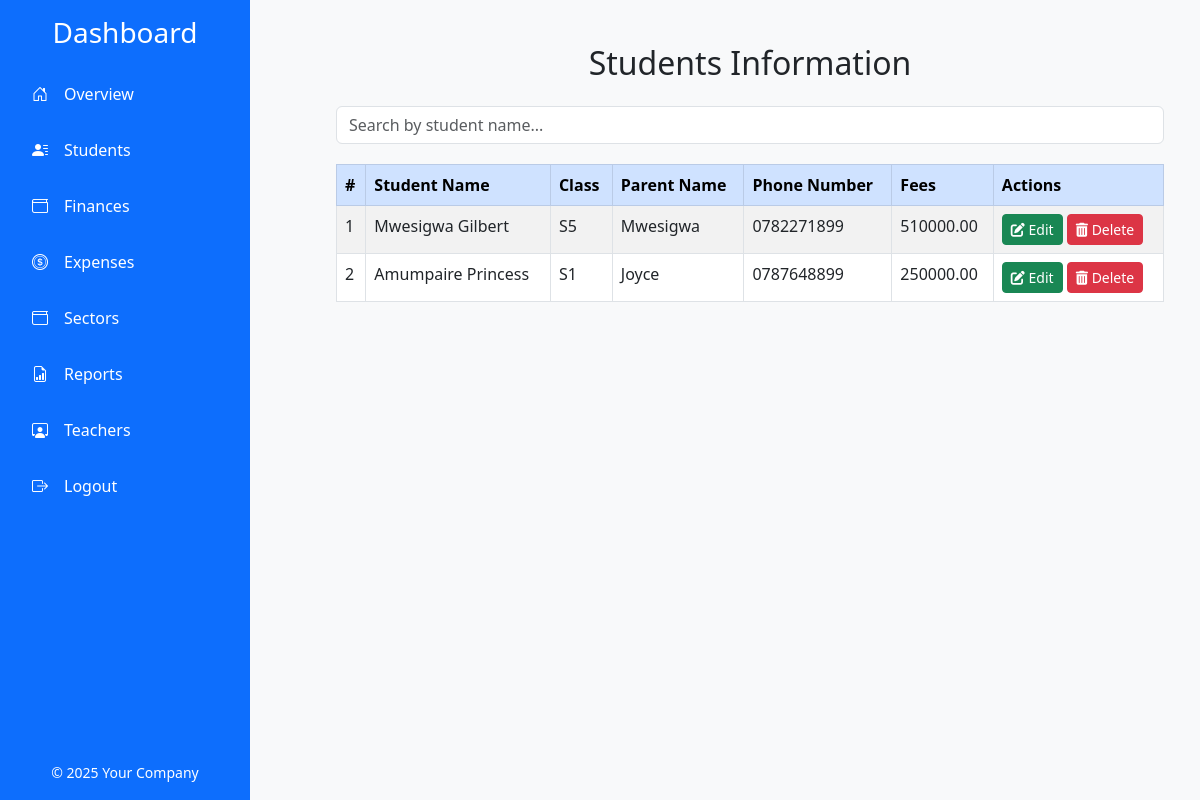
Screenshot of /student_information.php with the database file from the repository.
### tables this page shows
CREATE TABLE `students` (
  `id` int(11) NOT NULL,
  `name` varchar(255) NOT NULL,
  `class` varchar(10) NOT NULL,
  `fees` decimal(10,2) NOT NULL,
  `parent_name` varchar(255) NOT NULL,
  `parent_phone` varchar(20) NOT NULL,
  `dob` date NOT NULL,
  `residence` varchar(255) NOT NULL,
  `village` varchar(255) NOT NULL
);

### student_information.php (the view, shortened to what this page needs)
<?php
include('config.php');
$students = mysqli_query($conn, "SELECT * FROM students");
?>
<!DOCTYPE html>
<html lang="en">
<head>
    <link href="https://cdn.jsdelivr.net/npm/bootstrap@5.3.0-alpha1/dist/css/bootstrap.min.css" rel="stylesheet">
    <link href="https://cdnjs.cloudflare.com/ajax/libs/font-awesome/6.0.0-beta3/css/all.min.css" rel="stylesheet">
       <link href="https://cdn.jsdelivr.net/npm/bootstrap-icons/font/bootstrap-icons.css" rel="stylesheet">
</head>
<body class="d-flex">
    <div class="col-3 p-0">
        <?php include('includes/navigation.php'); ?>
    </div>
    <div class="col-9 p-4">
            <div class="container">
                <h2 class="text-center mb-4">Students Information</h2>
                <div class="search-bar">
                    <input type="text" id="searchInput" class="form-control" placeholder="Search by student name...">
                </div>
                <table class="table table-hover table-bordered table-striped" id="studentsTable">
                    <thead class="table-primary">
                        <tr>
                            <th>#</th>
                            <th>Student Name</th>
                            <th>Class</th>
                            <th>Parent Name</th>
                            <th>Phone Number</th>
                            <th>Fees</th>
                            <th>Actions</th>
                        </tr>
                    </thead>
                    <tbody>
                        <?php $i = 1; while ($row = mysqli_fetch_assoc($students)): ?>
                        <tr>
                            <td><?= $i++; ?></td>
                            <td><?= htmlspecialchars($row['name']); ?></td>
                            <td><?= htmlspecialchars($row['class']); ?></td>
                            <td><?= htmlspecialchars($row['parent_name']); ?></td>
                            <td><?= htmlspecialchars($row['parent_phone']); ?></td>
                            <td><?= htmlspecialchars($row['fees']); ?></td>
                            <td>
                                <button class="btn btn-success btn-sm editBtn"
                                    data-id="<?= $row['id']; ?>"
                                    data-name="<?= htmlspecialchars($row['name']); ?>"
                                    data-class="<?= htmlspecialchars($row['class']); ?>"
                                    data-parent="<?= htmlspecialchars($row['parent_name']); ?>"
                                    data-phone="<?= htmlspecialchars($row['parent_phone']); ?>"
                                    data-fees="<?= htmlspecialchars($row['fees']); ?>">
                                    <i class="fas fa-edit"></i> Edit
                                </button>
                                <form method="POST" action="" style="display:inline;">
                                    <button type="submit" class="btn btn-danger btn-sm">
                                        <i class="fas fa-trash-alt"></i> Delete
                                    </button>
                                </form>
                            </td>
                        </tr>
                        <?php endwhile; ?>
                    </tbody>
                </table>
            </div>
     </div>
</body>
</html>

### student_information.php (style rules this page uses)
body { background-color: #f8f9fa; }
.container { margin-top: 20px; }
.search-bar { margin-bottom: 20px; }

### rows the page displays
students: name "Mwesigwa Gilbert", class "S5", parent_name "Mwesigwa", parent_phone "0782271899", fees "510000.00"
students: name "Amumpaire Princess", class "S1", parent_name "Joyce", parent_phone "0787648899", fees "250000.00"
